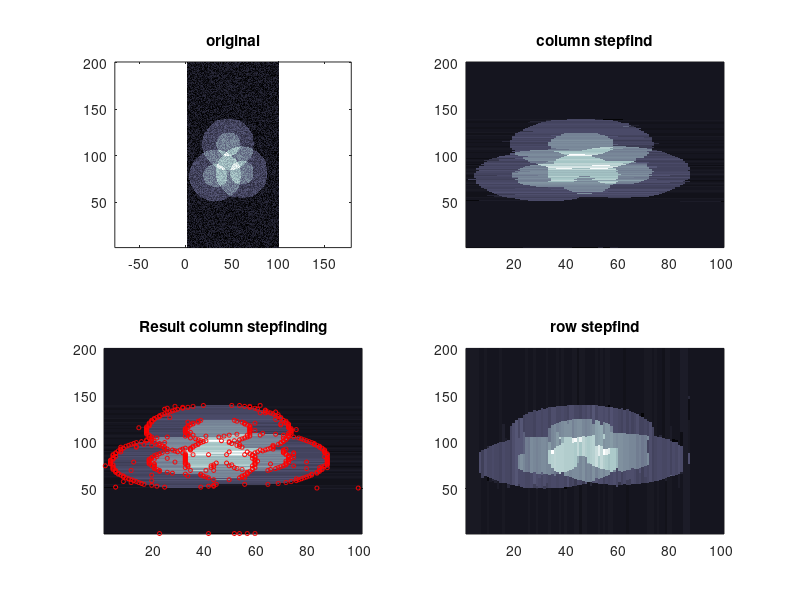

This figure's MATLAB source:
function [stepfitim_c,stepfitim_r,stepcoords_r,stepcoords_c]=StepfindImage(im)
    % 'Use this section for a Quicksheet'
    %---------------------------------------------------------------
    %This function performs ccolumn- and row wise step analysis on a suposedly
    %ridge image. Jacob Kers 2015. The result is combined to yield
    %coordinates of edges detected either column- or  row-wise  
    
    %output: [stepidx,XXr(stepidx) YYr(stepidx) stepsX(:,3) stepsX(:,4)];
    %------------------------------------- 
    
  if nargin <1  %demo mode
    close all;
    hfz=50;     BuildPsf=hfz/3;
    lox=-hfz; hix=+hfz; loy=-2*hfz; hiy=+2*hfz;
    Spotno=3;
    im=1*rand(4*hfz+1,2*hfz+1);   
    [XX,YY]=meshgrid(lox:+hix,loy:hiy);    
    spotvectorX=(rand(Spotno,1)*hfz+hfz/2)-hfz; 
    spotvectorY=(rand(Spotno,1)*2*hfz+hfz)-2*hfz;
    for ii=1:Spotno
        RR=((XX-spotvectorX(ii)).^2+(YY-spotvectorY(ii)).^2).^0.5;
        spotpic=round(2*exp(-(RR/(BuildPsf*(2^0.5))).^2));
        im=im+spotpic;
    end
    if nargin<1
        close all;
        subplot(2,2,1);
        pcolor(im); colormap(bone) ;axis equal; shading flat; hold on;
        title('original');
    end
  end
tic
im0=im-min(im(:));   
%% row stepfind
[rr,cc]=size(im0);
    data=im0(:);
    initval.stepnumber=floor(length(data)/5); 
    initval.overshoot=1;
    initval.DemoMode=0;
    
    [FitX,stepsX,~]=StepfinderCoreCopy(data,initval);
    stepfitim_r=reshape(FitX,rr,cc);
    [XXr,YYr]=meshgrid(1:rr,1:cc);
    stepidx=stepsX(:,1); %index of step locations
    stepcoords_r=[stepidx,XXr(stepidx) YYr(stepidx) stepsX(:,3) stepsX(:,4)];
    
           
%% column stepfind
    imt=im0';
    datat=imt(:);
    initval.stepnumber=floor(length(data)/5); 
    initval.overshoot=1;
    initval.DemoMode=0;
    [FitX,stepsX,~]=StepfinderCoreCopy(datat,initval);    
    stepfitim_c=(reshape(FitX,cc,rr));
    [XXc,YYc]=meshgrid(1:rr,1:cc);
    stepidx=stepsX(:,1); %index of step locations
    stepcoords_c=[stepidx,XXc(stepidx) YYc(stepidx) stepsX(:,3) stepsX(:,4)];
    toc
    
    if  nargin<1
        close all;
        subplot(2,2,1);
        pcolor(im0); colormap(bone) ;shading flat; hold on;
        title('original');
        
        subplot(2,2,2);
        pcolor(stepfitim_c'); colormap(bone) ;shading flat;  hold on;
        title('column stepfind');
        
        subplot(2,2,3);
        pcolor(stepfitim_c'); colormap(bone) ;shading flat;  hold on;
        plot(stepcoords_c(:,3)+0.5, stepcoords_c(:,2)+0.5, 'ro', 'MarkerSize',3); 
        title('Result column stepfinding');       
    
        
        subplot(2,2,4);
        pcolor(stepfitim_r); colormap(bone) ;shading flat;  hold on;
        title('row stepfind');
        pause(0.1);
        dum=1;
    end
        

function [FitX,stepsX,S_fin]=StepfinderCoreCopy(X,initval)
%% This section (line 8 to line 240) contains the 'Core' function of the stepfinder; 
%it can be cut and autorun independently (on an auto-simulated curve) for demo purposes
    
 %This function performs a step-fitting algorithm on data in a quick fashion.
%Background theory can be found in  Supplement 3 of the paper: "Assembly dynamics of microtubules at molecular resolution" 
%J.W. Kerssemakers, E. L. Munteanu, L. Laan, T.L. Noetzel, M.E. Janson, M. Dogterom 
%Nature  442(7103) 709-12 (2006). 
%Algorhitm code developed by Jacob Kerssemakers
%GUI shell developed by Luuk Loeff
%output: list of stepsizes: [index time  levelbefore levelafter step dwelltimeafter steperror]
if nargin<2
    %close all;
    addpath(genpath(pwd));
    X=StepMaker_NestedStepsBuilder;
    initval.stepnumber=floor(length(X)); 
    initval.overshoot=1;
    initval.DemoMode=1;
end
 %tic 
 %disp('number of data points'); disp(length(X))
    %% 1 split, estimate best fit, repeat
    initval.stepnumber=min([ceil(length(X)/4) initval.stepnumber]);
    [~,~,S_raw]=Split_until_ready(X,initval); %run 1: full iteration    
    [bestshot,S_fin]=Eval_Scurve(S_raw);
    initval.stepnumber=round(min([( bestshot-1)*initval.overshoot ceil(length(X)/4)])); 
    [FitX,~,~]=Split_until_ready(X,initval); %run2: estimate done by the program
    stepsX=Get_Steps(FitX); 

%toc   
if initval.DemoMode
    figure(50);
    subplot(2,1,1); plot(X,'y'),hold;plot(FitX,'k','LineWidth',2);
    title('Data and Fit');xlabel('time');ylabel('position,a.u.');
    subplot(2,1,2); semilogx(S_fin,'k-','LineWidth',2);
    title('S-curve');xlabel('Stepnumber');ylabel('S-value, a.u.');
end


function [bestshot,S_fin]=Eval_Scurve(S_raw)
    S_raw(S_raw<1)=1; S2=S_raw-1;  %remove base line
    BaseLine=linspace(0,S2(end),length(S2)); S3=S2-BaseLine';
    %S4=smooth(S3,ceil(ix/25));
    [~,i1]=max(S3);  %peak
    %sel=find(S3>0.9*pk1);i2=max(sel(sel>=i1)); bestshot=i2;
    bestshot=i1;
    S_fin=S3;
  
    
function stepsX=Get_Steps(FitX)
%list of stepsizes: [index time step levelbefore levelafter dwelltimeafter]    
    lx=length(FitX);
    T=(1:lx)';
    difX=FitX(2:lx)-FitX(1:lx-1);
    sel=find(difX~=0);    
    lsel=length(sel);
    dwellX=T(sel(2:lsel))-T(sel(1:lsel-1)); dwellX=[dwellX' T(lx)-T(sel(lsel))]';
    stepsX=[sel T(sel) FitX(sel) FitX(sel+1) difX(sel) dwellX]; 
            
function [FitX,f,S]=Split_until_ready(X,initval)
     c=1; stop=0;
     N=length(X);    
     FitX=mean(X)*ones(N,1); 
     S=ones(initval.stepnumber,1);

     %Create the first plateau------------------------------------------
     istart=1; istop=length(X);
     [inxt, avl, avr,rankit]=Splitfast(X(istart:istop));           
     f=[[1, 1, 1, 0, 0,0];
        [istart, istop, inxt+istart-1, avl, avr,rankit]; ...
        [N, N, N,0, 0,0]];  
     %parameters needed for calculating S(1):-----------------
    qx=sum(X.^2);                                   %sum of squared data
    qm=N*(mean(X))^2;                               %sum of squared averages plateaus, startvalue
    aqm=(inxt-istart+1)*avl^2+(istop-inxt)*avr^2;   %sum of squared averages anti-plateaus, startvalue
    S(c)=(qx-aqm)/(qx-qm);                          %S: ratio of variances of fit and anti-fit        
    %---------------------------------       
     
     while stop==0 %Split until ready----------------------------------
        c=c+1;
        fsel=find((f(:,2)-f(:,1)>5)&f(:,6)~=0);        %among those plateaus sensibly long..
        [~,idx2]=max(f(fsel,6)); idx=(fsel(idx2));   %...find the best candidate to split. 
        FitX=Adapt_Fit(f,idx,FitX);                     %adapt fit-curve
        [f,qm,aqm]=expand_f(f,qm,aqm,idx,X);            %adapt plateau-table; adapt S
        S(c)=(qx-aqm)/(qx-qm);                             %Calculate new S-function  
        stop=(1.0*c>initval.stepnumber);
        
        plotmoment=((c<10)|((c>50)&(c<1000)&(mod(c,10)==0))|...
                    (c>1000)&(c<2000)&(mod(c,100)==0)|...
                    (c>2000)&(mod(c,500)==0));
                
        if initval.DemoMode && plotmoment
         %close all;
         figure(50);
            subplot(2,1,1); 
                plot(X,'y'),hold on;
                plot(FitX,'k','LineWidth',1);
                hold off;
        title('Demo of StepfinderCoreCopy')
        legend('Data', 'Fit');
            xlabel('time');ylabel('position,a.u.');
            subplot(2,1,2); 
                semilogx(S,'-k','LineWidth',2);
                title('S-curve');xlabel('Stepnumber');ylabel('S-value, a.u.');
                hold off;
            pause(0.01);
        end
    end   %-------------------------------------------------------------------
          
function [f,qm,aqm]=expand_f(f,qm,aqm,idx,X)
%this function inserts two new plateau-property rows on the location of one old one
%....and adapts the S-function nominator and denominator

   %1) Label new levels.FLR locatess 'plateau fit  left right' etc  
    nFLR=f(idx-1,2)-f(idx-1,3);       avFLR=f(idx-1,5);      %FLR
    nFML=f(idx,3)-f(idx,1)+1;         avFML=f(idx,4);        %FML
    nFMR=f(idx,2)-f(idx,3);           avFMR=f(idx,5);        %FMR
    nFRL=f(idx+1,3)-f(idx+1,1)+1;     avFRL=f(idx+1,4);      %FRL
      
    %remove contribution from old plateau(s) from S-function terms
    qm=qm-1/(nFML+nFMR)*(nFML*avFML+nFMR*avFMR)^2;            %FM
    aqm=aqm-    1/(nFLR+nFML)*(nFLR*avFLR+nFML*avFML)^2-...   %CL
                1/(nFMR+nFRL)*(nFMR*avFMR+nFRL*avFRL)^2;      %CR
            
    %2a) construct new first plateau entry, left
	istart=f(idx,1); istop=f(idx,3);
	[inxt, avl, avr,rankit]=Splitfast(X(istart:istop));
    n1=[istart istop inxt+istart-1, avl, avr,rankit];
    
    %2b) construct new first plateau entry, right
	istart=f(idx,3)+1; istop=f(idx,2);
	[inxt, avl, avr,rankit]=Splitfast(X(istart:istop));
	n2=[istart istop inxt+istart-1, avl, avr,rankit];
	
    %3) Insert these two new plateaus in place of the old one
	[lf,~]=size(f);      
    block1=f(1:idx,:);      block1(idx,:)=n1;
	block2=f(idx:lf,:); 	block2(1,:)=n2;
	f=[block1; block2];
    
    %Label newly defined levels.FMLR locates 'plateaufit mid/left/right' etc
    nFMLL=f(idx,3)-f(idx,1)+1;          avFMLL=f(idx,4);    %FMLL
    nFMLR=f(idx,2)-f(idx,3);            avFMLR=f(idx,5);    %FMLR
    nFMRL=f(idx+1,3)-f(idx+1,1)+1;      avFMRL=f(idx+1,4);  %FMRL
    nFMRR=f(idx+1,2)-f(idx+1,3);        avFMRR=f(idx+1,5);  %FMRR
    
    %4) add contribution from new plateau(s) to S-function terms
    qm=qm...
        +1/(nFMLL+nFMLR)*(nFMLL*avFMLL+nFMLR*avFMLR)^2 ...  %FML
        +1/(nFMRL+nFMRR)*(nFMRL*avFMRL+nFMRR*avFMRR)^2;     %FMR
    aqm=aqm ...
        +1/(nFLR+nFMLL)*(nFLR*avFLR+nFMLL*avFMLL)^2 ...      %CTL
        +1/(nFMLR+nFMRL)*(nFMLR*avFMLR+nFMRL*avFMRL)^2 ...   %CTM
        +1/(nFMRR+nFRL)*(nFMRR*avFMRR+nFRL*avFRL)^2;         %CTR

function FitX=Adapt_Fit(f,idx,FitX)
	%This function creates step  and property curves adds new plateaus
	i1=f(idx,1); i2=f(idx,3);av1=f(idx,4);
    i3=f(idx,3)+1; i4=f(idx,2);av2=f(idx,5);
    FitX(i1:i2)=av1; FitX(i3:i4)=av2;
              
 function [idx, avl, avr,rankit]=Splitfast(Segment)              %
%this function also adresses a one-dim array 'Segment'
%and determines the best step-fit there
%To save time, functions like 'mean' are avoided
    w=length(Segment);     
    if w>3
		Chisq=(1:w-1)*0;                           
        AvL=Segment(1);    AvR=sum(Segment(2:w))/(w-1); AvAll=sum(Segment)/w;  
        for t=2:w-2
            AvL=(AvL*(t-1)+Segment(t))/t;     AvR=(AvR*(w-t+1)-Segment(t))/(w-t);
            DStepL=AvL-AvAll;           DStepR=AvR-AvAll;
            DeltaChisq=((DStepL.^2)*t+(DStepR.^2)*(w-t));            
            Chisq(t)=-DeltaChisq;       
        end
         [~,idx]=min(Chisq(2:w-2)); idx=idx+1;
         avl=mean(Segment(1:idx));                    avr=mean(Segment(idx+1:w));
         %rankit=(avr-avl)^2/(1/(idx-1)+1/(w-idx-1));  %quantity expresing predicted accuracy step (squared)
         rankit=(avr-avl)^2*w;
    else                                            %low-limit cases
         rankit=0;               
         switch w
             case 3 
                a=(Segment(2)+Segment(3))/2-Segment(1);            b=Segment(3)-(Segment(1)+Segment(2))/2;
                cL=[Segment(1) , (Segment(1)+Segment(2))/2];      cR=[(Segment(2)+Segment(3))/2 , Segment(3)]; 
                [~,idx]=max([a b]);    avl=cL(idx);  avr=cR(idx);
            case 2
                idx=1;  avl=Segment(1); avr=Segment(2); 
        end
    end
    